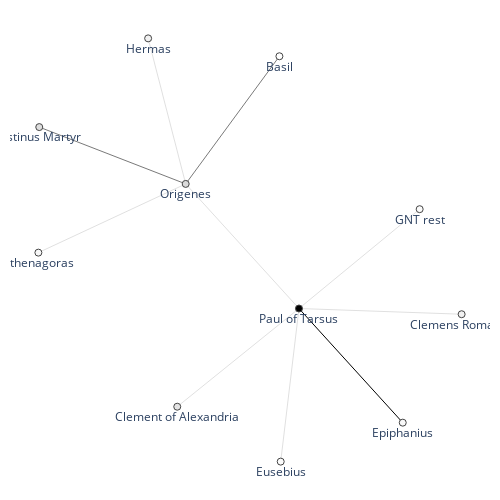

Notebook cell for this chart:
### Code cell
G_paul = textnet.construct_ego_network(G, "Paul of Tarsus", 10, reduced=True)
fig = textnet.draw_2d_network(G_paul)
fig.show()

### Figure 1 — Plotly figure (JSON) as saved in the notebook; plotly's stock layout.template omitted (floating-point values rounded to 4 significant figures)
{"data": [{"line": {"color": "#000000", "width": 1}, "mode": "lines", "type": "scatter", "x": [0.2234, 0.6816, null], "y": [-0.2596, -0.7919, null]}, {"line": {"color": "#404040", "width": 0.7}, "mode": "lines", "type": "scatter", "x": [-0.923, -0.2766, null, -0.2766, 0.1371, null], "y": [0.5864, 0.3213, null, 0.3213, 0.9167, null]}, {"line": {"color": "#C0C0C0", "width": 0.5}, "mode": "lines", "type": "scatter", "x": [0.2234, 0.9414, null, 0.2234, 0.7562, null, 0.2234, -0.3139, null, 0.2234, -0.2766, null, 0.2234, 0.1429, null, -0.4423, -0.2766, null, -0.2766, -0.9269, null], "y": [-0.2596, -0.2863, null, -0.2596, 0.2035, null, -0.2596, -0.7175, null, -0.2596, 0.3213, null, -0.2596, -0.9735, null, 1, 0.3213, null, 0.3213, 0.000938, null]}, {"hoverinfo": "text", "hovertext": ["6", "1", "1", "1", "1", "1", "5", "1", "1", "1", "1"], "marker": {"color": [90, 15, 15, 8, 24, 21, 26, 11, 8, 10, 5], "colorbar": {"thickness": 15, "title": {"side": "right", "text": "degree"}, "xanchor": "left"}, "colorscale": [[0, "rgb(255,255,255)"], [0.125, "rgb(240,240,240)"], [0.25, "rgb(217,217,217)"], [0.375, "rgb(189,189,189)"], [0.5, "rgb(150,150,150)"], [0.625, "rgb(115,115,115)"], [0.75, "rgb(82,82,82)"], [0.875, "rgb(37,37,37)"], [1, "rgb(0,0,0)"]], "line": {"width": 1}, "showscale": false, "size": 7}, "mode": "markers+text", "text": ["Paul of Tarsus", "Clemens Romanus", "Hermas", "GNT rest", "Justinus Martyr", "Clement of Alexandria", "Origenes", "Athenagoras", "Eusebius", "Epiphanius", "Basil"], "textposition": "bottom center", "type": "scatter", "x": [0.2234, 0.9414, -0.4423, 0.7562, -0.923, -0.3139, -0.2766, -0.9269, 0.1429, 0.6816, 0.1371], "y": [-0.2596, -0.2863, 1, 0.2035, 0.5864, -0.7175, 0.3213, 0.000938, -0.9735, -0.7919, 0.9167]}, {"hoverinfo": "text", "marker": {"opacity": 0}, "mode": "markers", "opacity": 0, "text": ["0", "0", "0", "0", "0", "0", "0", "0", "0", "0"], "type": "scatter", "x": [0.5824, 0.4898, -0.04524, -0.02657, 0.1831, 0.4525, -0.3594, -0.5998, -0.6017, -0.06972], "y": [-0.2729, -0.02803, -0.4885, 0.03087, -0.6166, -0.5258, 0.6607, 0.4538, 0.1611, 0.619]}], "layout": {"autosize": false, "height": 500, "hovermode": "closest", "margin": {"b": 10, "l": 10, "r": 10, "t": 10}, "plot_bgcolor": "rgba(0,0,0,0)", "showlegend": false, "title": {"font": {"size": 16}}, "width": 500, "xaxis": {"showgrid": false, "showticklabels": false, "zeroline": false}, "yaxis": {"showgrid": false, "showticklabels": false, "zeroline": false}}}
